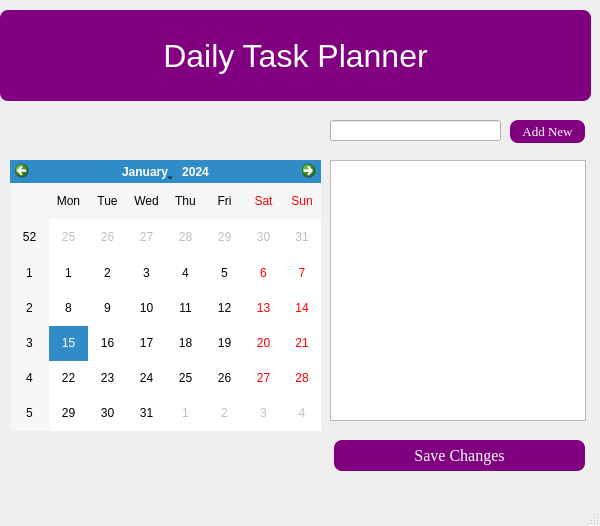
<?xml version="1.0" encoding="UTF-8"?>
<ui version="4.0">
 <class>MainWindow</class>
 <widget class="QMainWindow" name="MainWindow">
  <property name="geometry">
   <rect>
    <x>0</x>
    <y>0</y>
    <width>600</width>
    <height>526</height>
   </rect>
  </property>
  <property name="windowTitle">
   <string>MainWindow</string>
  </property>
  <widget class="QWidget" name="centralwidget">
   <widget class="QPushButton" name="saveButton">
    <property name="geometry">
     <rect>
      <x>334</x>
      <y>440</y>
      <width>251</width>
      <height>31</height>
     </rect>
    </property>
    <property name="font">
     <font>
      <family>Times New Roman</family>
      <pointsize>12</pointsize>
      <weight>50</weight>
      <bold>false</bold>
     </font>
    </property>
    <property name="styleSheet">
     <string notr="true">font-size:12pt;
background:#800080;
color:white;
border-radius:8px;</string>
    </property>
    <property name="text">
     <string>Save Changes</string>
    </property>
   </widget>
   <widget class="QPushButton" name="addNew">
    <property name="geometry">
     <rect>
      <x>510</x>
      <y>120</y>
      <width>75</width>
      <height>23</height>
     </rect>
    </property>
    <property name="font">
     <font>
      <family>Times New Roman</family>
      <pointsize>10</pointsize>
     </font>
    </property>
    <property name="styleSheet">
     <string notr="true">font-size:10pt;
background:#800080;
color:white;
border-radius:8px;</string>
    </property>
    <property name="text">
     <string>Add New</string>
    </property>
   </widget>
   <widget class="QCalendarWidget" name="calendarWidget">
    <property name="geometry">
     <rect>
      <x>10</x>
      <y>160</y>
      <width>311</width>
      <height>271</height>
     </rect>
    </property>
   </widget>
   <widget class="QListWidget" name="listWidget">
    <property name="geometry">
     <rect>
      <x>330</x>
      <y>160</y>
      <width>256</width>
      <height>261</height>
     </rect>
    </property>
   </widget>
   <widget class="QLabel" name="label">
    <property name="geometry">
     <rect>
      <x>0</x>
      <y>10</y>
      <width>591</width>
      <height>91</height>
     </rect>
    </property>
    <property name="styleSheet">
     <string notr="true">font-size:24pt;
background:#800080;
color:white;
border-radius:8px;</string>
    </property>
    <property name="text">
     <string>Daily Task Planner</string>
    </property>
    <property name="alignment">
     <set>Qt::AlignCenter</set>
    </property>
   </widget>
   <widget class="QLineEdit" name="lineEdit">
    <property name="geometry">
     <rect>
      <x>330</x>
      <y>120</y>
      <width>171</width>
      <height>21</height>
     </rect>
    </property>
    <property name="styleSheet">
     <string notr="true">font: 12pt;
</string>
    </property>
   </widget>
  </widget>
  <widget class="QMenuBar" name="menubar">
   <property name="geometry">
    <rect>
     <x>0</x>
     <y>0</y>
     <width>600</width>
     <height>21</height>
    </rect>
   </property>
  </widget>
  <widget class="QStatusBar" name="statusbar"/>
 </widget>
 <resources/>
 <connections/>
</ui>
